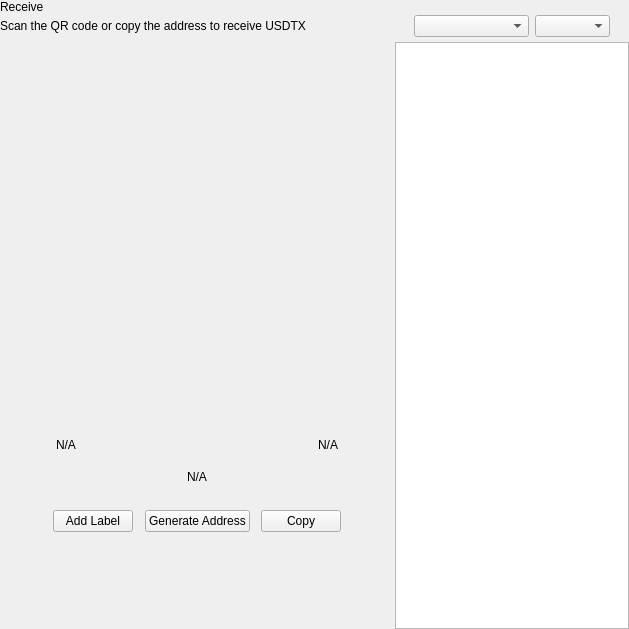
<?xml version="1.0" encoding="UTF-8"?>
<ui version="4.0">
 <class>ReceiveWidget</class>
 <widget class="QWidget" name="ReceiveWidget">
  <property name="geometry">
   <rect>
    <x>0</x>
    <y>0</y>
    <width>629</width>
    <height>629</height>
   </rect>
  </property>
  <property name="minimumSize">
   <size>
    <width>0</width>
    <height>0</height>
   </size>
  </property>
  <property name="windowTitle">
   <string>Form</string>
  </property>
  <layout class="QHBoxLayout" name="horizontalLayout_2" stretch="2,1">
   <property name="spacing">
    <number>0</number>
   </property>
   <property name="leftMargin">
    <number>0</number>
   </property>
   <property name="topMargin">
    <number>0</number>
   </property>
   <property name="rightMargin">
    <number>0</number>
   </property>
   <property name="bottomMargin">
    <number>0</number>
   </property>
   <item>
    <widget class="QWidget" name="left" native="true">
     <layout class="QVBoxLayout" name="verticalLayout_3">
      <property name="leftMargin">
       <number>0</number>
      </property>
      <property name="topMargin">
       <number>0</number>
      </property>
      <property name="rightMargin">
       <number>0</number>
      </property>
      <property name="bottomMargin">
       <number>0</number>
      </property>
      <item>
       <layout class="QVBoxLayout" name="verticalLayout_2">
        <property name="spacing">
         <number>0</number>
        </property>
        <property name="leftMargin">
         <number>0</number>
        </property>
        <item>
         <layout class="QHBoxLayout" name="horizontalLayout_3">
          <property name="spacing">
           <number>0</number>
          </property>
          <item>
           <layout class="QVBoxLayout" name="verticalLayout_4">
            <property name="spacing">
             <number>5</number>
            </property>
            <item>
             <widget class="QLabel" name="labelTitle">
              <property name="text">
               <string>Receive</string>
              </property>
             </widget>
            </item>
            <item alignment="Qt::AlignTop">
             <widget class="QLabel" name="labelSubtitle1">
              <property name="text">
               <string>Scan the QR code or copy the address to receive USDTX</string>
              </property>
             </widget>
            </item>
           </layout>
          </item>
          <item>
           <spacer name="horizontalSpacer">
            <property name="orientation">
             <enum>Qt::Horizontal</enum>
            </property>
            <property name="sizeHint" stdset="0">
             <size>
              <width>40</width>
              <height>20</height>
             </size>
            </property>
           </spacer>
          </item>
         </layout>
        </item>
        <item>
         <spacer name="verticalSpacer_2">
          <property name="orientation">
           <enum>Qt::Vertical</enum>
          </property>
          <property name="sizeType">
           <enum>QSizePolicy::Expanding</enum>
          </property>
          <property name="sizeHint" stdset="0">
           <size>
            <width>20</width>
            <height>50</height>
           </size>
          </property>
         </spacer>
        </item>
        <item alignment="Qt::AlignHCenter">
         <widget class="QWidget" name="layoutQR" native="true">
          <property name="maximumSize">
           <size>
            <width>510</width>
            <height>16777215</height>
           </size>
          </property>
          <layout class="QVBoxLayout" name="verticalLayoutQr">
           <item>
            <spacer name="verticalSpacer11">
             <property name="orientation">
              <enum>Qt::Vertical</enum>
             </property>
             <property name="sizeType">
              <enum>QSizePolicy::Fixed</enum>
             </property>
             <property name="sizeHint" stdset="0">
              <size>
               <width>20</width>
               <height>20</height>
              </size>
             </property>
            </spacer>
           </item>
           <item alignment="Qt::AlignHCenter">
            <widget class="QLabel" name="labelQrImg">
             <property name="minimumSize">
              <size>
               <width>260</width>
               <height>260</height>
              </size>
             </property>
             <property name="maximumSize">
              <size>
               <width>260</width>
               <height>260</height>
              </size>
             </property>
             <property name="text">
              <string/>
             </property>
             <property name="alignment">
              <set>Qt::AlignCenter</set>
             </property>
            </widget>
           </item>
           <item>
            <spacer name="verticalSpacer_21">
             <property name="orientation">
              <enum>Qt::Vertical</enum>
             </property>
             <property name="sizeType">
              <enum>QSizePolicy::Fixed</enum>
             </property>
             <property name="sizeHint" stdset="0">
              <size>
               <width>20</width>
               <height>30</height>
              </size>
             </property>
            </spacer>
           </item>
           <item>
            <widget class="QWidget" name="widget" native="true">
             <property name="minimumSize">
              <size>
               <width>0</width>
               <height>0</height>
              </size>
             </property>
             <layout class="QHBoxLayout" name="horizontalLayout_5">
              <item>
               <widget class="QLabel" name="labelLabel">
                <property name="text">
                 <string notr="true">N/A</string>
                </property>
               </widget>
              </item>
              <item>
               <spacer name="horizontalSpacer_2">
                <property name="orientation">
                 <enum>Qt::Horizontal</enum>
                </property>
                <property name="sizeHint" stdset="0">
                 <size>
                  <width>141</width>
                  <height>20</height>
                 </size>
                </property>
               </spacer>
              </item>
              <item>
               <widget class="QLabel" name="labelDate">
                <property name="text">
                 <string notr="true">N/A</string>
                </property>
                <property name="alignment">
                 <set>Qt::AlignRight|Qt::AlignTrailing|Qt::AlignVCenter</set>
                </property>
               </widget>
              </item>
             </layout>
            </widget>
           </item>
           <item>
            <widget class="QLabel" name="labelAddress">
             <property name="sizePolicy">
              <sizepolicy hsizetype="Expanding" vsizetype="Preferred">
               <horstretch>0</horstretch>
               <verstretch>0</verstretch>
              </sizepolicy>
             </property>
             <property name="minimumSize">
              <size>
               <width>300</width>
               <height>0</height>
              </size>
             </property>
             <property name="text">
              <string notr="true">N/A</string>
             </property>
             <property name="alignment">
              <set>Qt::AlignCenter</set>
             </property>
            </widget>
           </item>
           <item>
            <spacer name="verticalSpacer_4">
             <property name="orientation">
              <enum>Qt::Vertical</enum>
             </property>
             <property name="sizeType">
              <enum>QSizePolicy::Fixed</enum>
             </property>
             <property name="sizeHint" stdset="0">
              <size>
               <width>20</width>
               <height>20</height>
              </size>
             </property>
            </spacer>
           </item>
           <item>
            <layout class="QHBoxLayout" name="horizontalLayout_4">
             <item alignment="Qt::AlignHCenter">
              <widget class="QPushButton" name="pushButtonLabel">
               <property name="focusPolicy">
                <enum>Qt::NoFocus</enum>
               </property>
               <property name="text">
                <string>Add Label</string>
               </property>
              </widget>
             </item>
             <item alignment="Qt::AlignHCenter">
              <widget class="QPushButton" name="pushButtonNewAddress">
               <property name="focusPolicy">
                <enum>Qt::NoFocus</enum>
               </property>
               <property name="text">
                <string>Generate Address</string>
               </property>
              </widget>
             </item>
             <item alignment="Qt::AlignHCenter">
              <widget class="QPushButton" name="pushButtonCopy">
               <property name="focusPolicy">
                <enum>Qt::NoFocus</enum>
               </property>
               <property name="text">
                <string>Copy</string>
               </property>
              </widget>
             </item>
            </layout>
           </item>
           <item>
            <spacer name="verticalSpacer_3">
             <property name="orientation">
              <enum>Qt::Vertical</enum>
             </property>
             <property name="sizeType">
              <enum>QSizePolicy::Expanding</enum>
             </property>
             <property name="sizeHint" stdset="0">
              <size>
               <width>20</width>
               <height>20</height>
              </size>
             </property>
            </spacer>
           </item>
          </layout>
         </widget>
        </item>
        <item>
         <spacer name="verticalSpacer">
          <property name="orientation">
           <enum>Qt::Vertical</enum>
          </property>
          <property name="sizeHint" stdset="0">
           <size>
            <width>20</width>
            <height>40</height>
           </size>
          </property>
         </spacer>
        </item>
       </layout>
      </item>
     </layout>
    </widget>
   </item>
   <item>
    <widget class="QWidget" name="right" native="true">
     <layout class="QVBoxLayout" name="verticalLayout_5">
      <property name="spacing">
       <number>0</number>
      </property>
      <property name="leftMargin">
       <number>1</number>
      </property>
      <property name="topMargin">
       <number>0</number>
      </property>
      <property name="rightMargin">
       <number>0</number>
      </property>
      <property name="bottomMargin">
       <number>0</number>
      </property>
      <item>
       <layout class="QVBoxLayout" name="container_right">
        <property name="spacing">
         <number>0</number>
        </property>
        <property name="leftMargin">
         <number>0</number>
        </property>
        <property name="rightMargin">
         <number>0</number>
        </property>
        <item>
         <layout class="QVBoxLayout" name="verticalLayout">
          <property name="spacing">
           <number>6</number>
          </property>
          <property name="leftMargin">
           <number>19</number>
          </property>
          <property name="rightMargin">
           <number>19</number>
          </property>
          <item>
           <widget class="OptionButton" name="btnRequest" native="true"/>
          </item>
          <item>
           <widget class="OptionButton" name="btnMyAddresses" native="true">
            <property name="sizePolicy">
             <sizepolicy hsizetype="Preferred" vsizetype="Minimum">
              <horstretch>0</horstretch>
              <verstretch>0</verstretch>
             </sizepolicy>
            </property>
           </widget>
          </item>
         </layout>
        </item>
        <item>
         <widget class="QWidget" name="sortWidget" native="true">
          <layout class="QHBoxLayout" name="horizontalLayout_6">
           <property name="leftMargin">
            <number>19</number>
           </property>
           <property name="rightMargin">
            <number>19</number>
           </property>
           <property name="bottomMargin">
            <number>5</number>
           </property>
           <item>
            <spacer name="horizontalSpacer_3">
             <property name="orientation">
              <enum>Qt::Horizontal</enum>
             </property>
             <property name="sizeHint" stdset="0">
              <size>
               <width>40</width>
               <height>20</height>
              </size>
             </property>
            </spacer>
           </item>
           <item>
            <widget class="QComboBox" name="comboBoxSort">
             <property name="sizePolicy">
              <sizepolicy hsizetype="Preferred" vsizetype="Fixed">
               <horstretch>0</horstretch>
               <verstretch>0</verstretch>
              </sizepolicy>
             </property>
             <property name="minimumSize">
              <size>
               <width>115</width>
               <height>0</height>
              </size>
             </property>
            </widget>
           </item>
           <item>
            <widget class="QComboBox" name="comboBoxSortOrder">
             <property name="sizePolicy">
              <sizepolicy hsizetype="Preferred" vsizetype="Fixed">
               <horstretch>0</horstretch>
               <verstretch>0</verstretch>
              </sizepolicy>
             </property>
             <property name="minimumSize">
              <size>
               <width>75</width>
               <height>0</height>
              </size>
             </property>
            </widget>
           </item>
          </layout>
         </widget>
        </item>
        <item>
         <widget class="QListView" name="listViewAddress"/>
        </item>
       </layout>
      </item>
     </layout>
    </widget>
   </item>
  </layout>
 </widget>
 <customwidgets>
  <customwidget>
   <class>OptionButton</class>
   <extends>QWidget</extends>
   <header>qt/tecsatether/optionbutton.h</header>
   <container>1</container>
  </customwidget>
 </customwidgets>
 <resources/>
 <connections/>
</ui>
